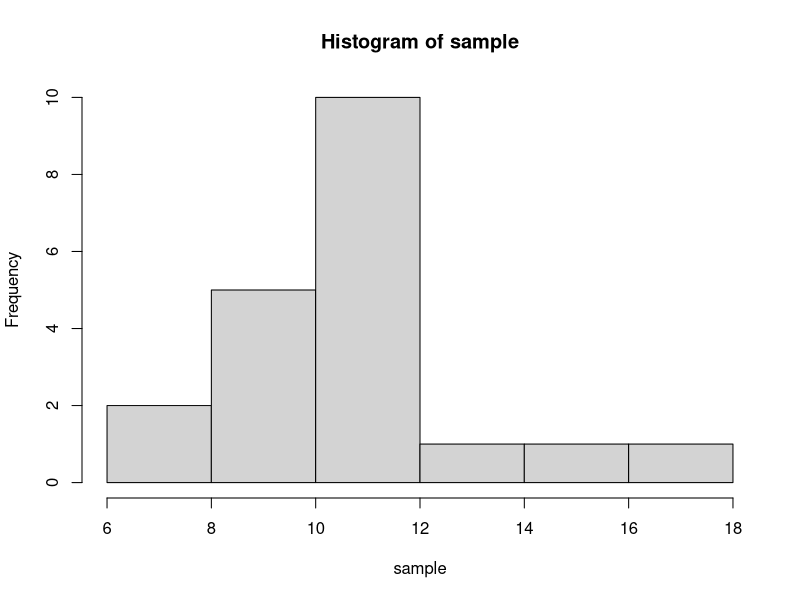
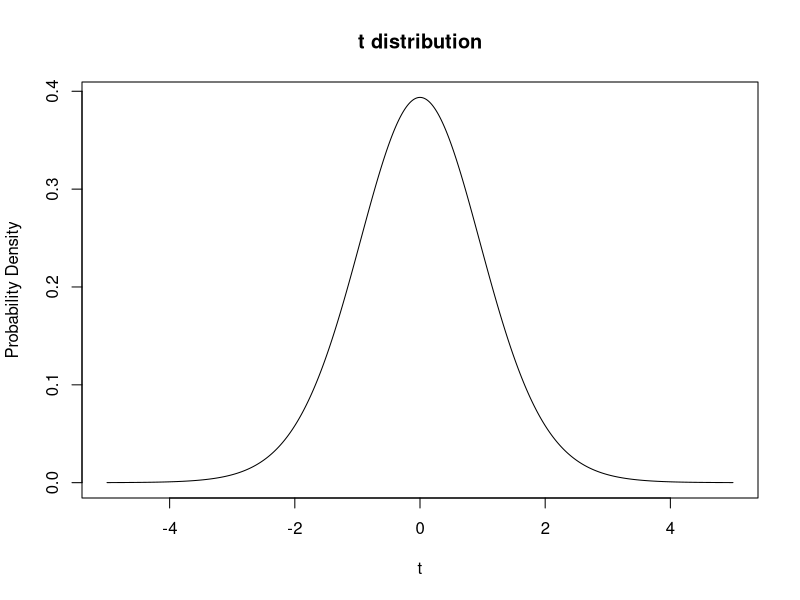
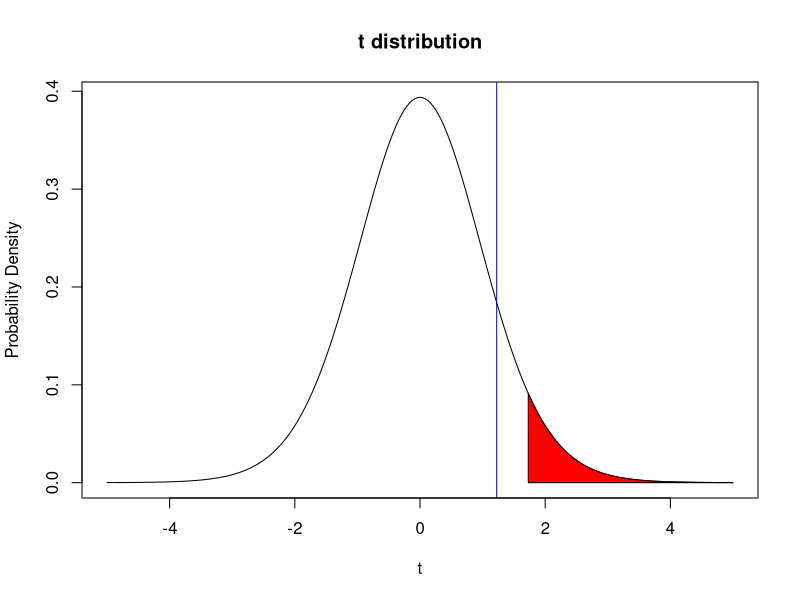
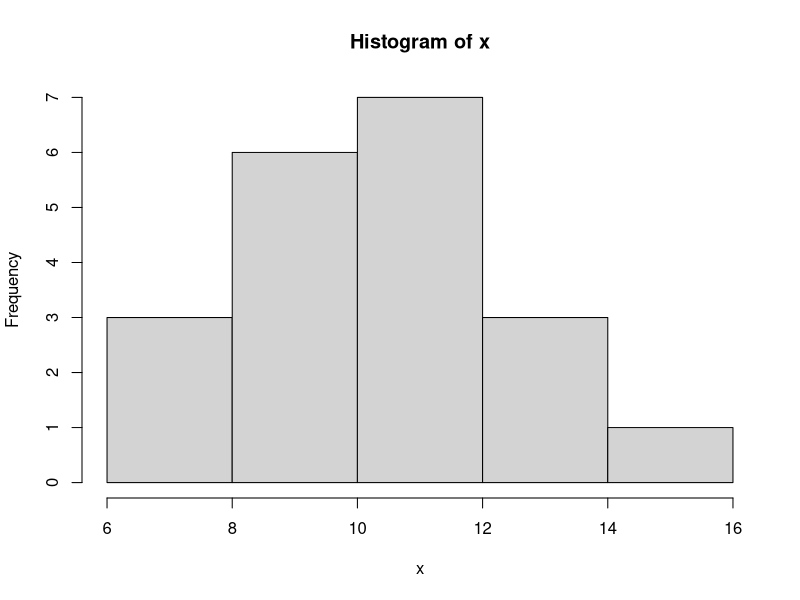
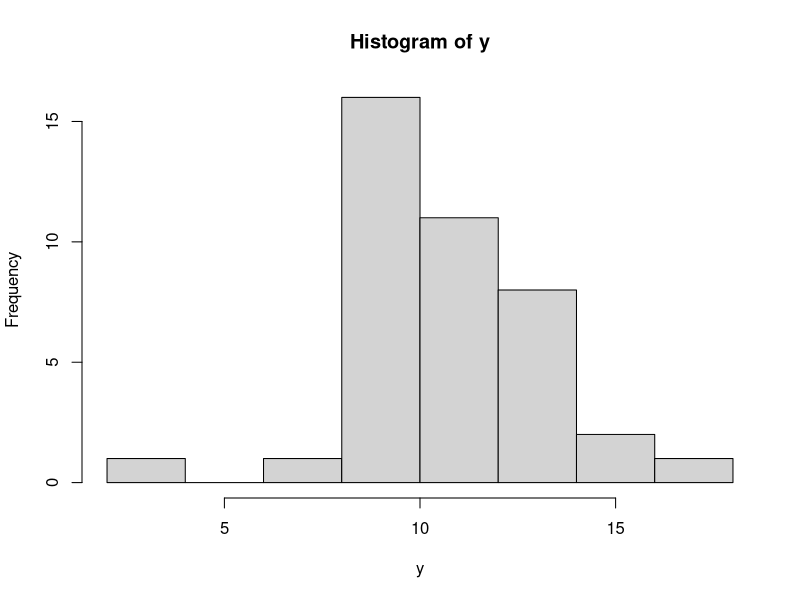
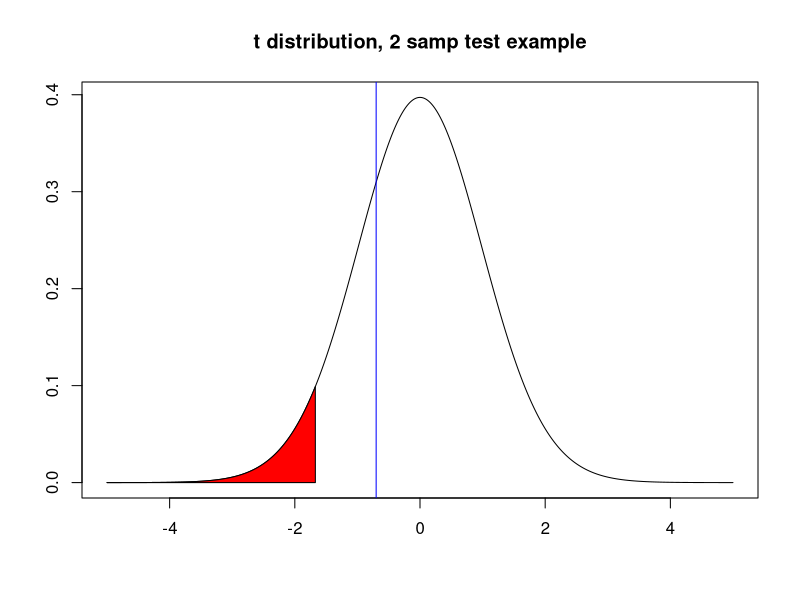
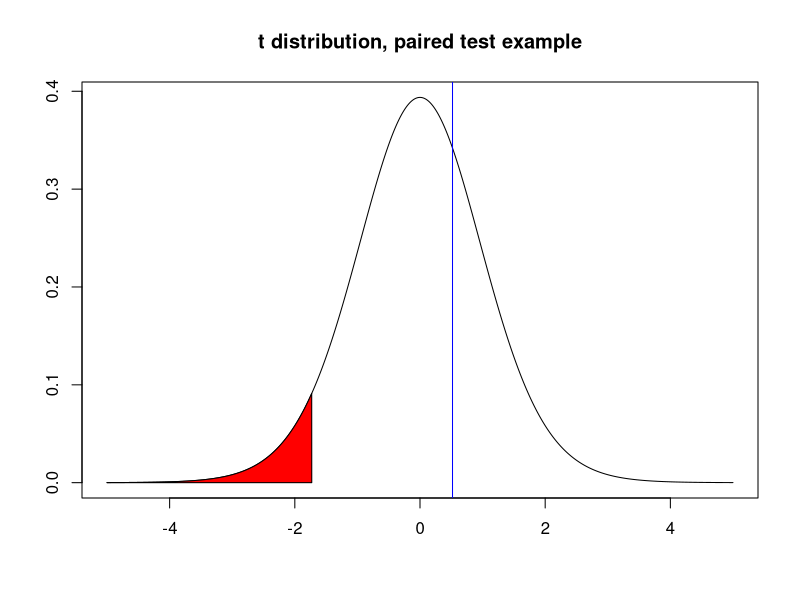

Here is the R script that generated these plots, in order:
## ---- chunk 1
# First set the sample size we are going to use when we draw our sample. Let's do a sample size of 20 and
# call the variable n
n = 20

# Create a sample to use via the rnorm command. Call this variable "sample".
# Give it a mean of 10 and a standard deviation of 2.5
# plot it in a histogram using hist()
sample = rnorm(n, mean = 10, sd = 2.5)

hist(sample)

# Quickly remake the t distribution, by copying the code we used last time. 
x = seq(-5,5,by = 0.001)
tdistr = dt(x,n-1)
plot(x,tdistr,type = "l",main = "t distribution",xlab = "t",ylab = "Probability Density")

# what's our t value and where is it on the distribution?  What do you predict for the result of
# the test?
obs_t = (mean(sample)-10)/(sd(sample)/sqrt(length(sample)))
plot(x,tdistr,type = "l",main = "t distribution",xlab = "t",ylab = "Probability Density") + polygon(c(x[x >= 1.73], max(x), 1.73), c(tdistr[x >= 1.73], 0, 0), col = "red")+ abline(v=obs_t, col="blue")
# R's t-test function is called t.test. run help(t.test) to get a feel for the function.

# do the t.test:
# remember, the mean of our null is 10 and we want to do a right, one-sided test (greater than).
t.test(sample,mu = 10,alternative="g")

# There are a lot of outputs, but for our purposes we want to focus on 
# the p-value. 
## ---- chunk 2
N_iter = 20000
h_out = 0
alpha = 0.05
for (i in 1:N_iter){
  x = rnorm(n, mean = 10, sd = 2.5)
  p=t.test(x,mu = 10,alternative = "g")[["p.value"]]
  if (p < alpha){
  h_out = h_out+1
  }
  }
# So what's the rate of type I error?

h_out/N_iter

# It should be close to our significance level!  If H0 is true and we
# reject the Null we are out in the tail of distribution by chance.  And
# alpha is the probability of that!
## ---- chunk 3
#Let's do sample sizes of x = 20 and y = 40 (same sd).

x = rnorm(20, mean = 10, sd = 2.5)
y = rnorm(40, mean = 11, sd = 2.5)

# Look at them using hist().

hist(x)
hist(y)
## ---- chunk 4
# Here I made the variances equal. In practice if we are using a two
# sample t test and allowing ourselves to assume equal variances then we
# compute what is called the pooled standard deviation. 

sp = ((length(x)-1)*sd(x)^2+(length(y)-1)*sd(y)^2)/(length(x)+length(y)-2)
sp = sqrt(sp)

# Then we need to think about our H0 for a moment.

# Let's say our H0 is that the population means are equal.ie mean(x)=mean(y).
# So we can calculate our t statistic as follows:
  
obs_t = (mean(x)-mean(y))/sqrt((sp^2)/length(x)+(sp^2)/length(y))

# Now we need to think about our Ha.  Let's say we thought it might be the
# case that mean(x) < mean(y), That means our t stat would be out there in the left
# tail of the distribution.  Think about an extreme case where we would feel confident
# in saying mean(x) < mean(y).  Imagine mean(x) was 0 and
# mean(y) was 1000.  If the samples were large and xbar ~mean(x) and ybar ~mean(y) then
# tstat would be large and negative! This means to the left.

# Ok so what does our t distribution look like?  Where does our observed
# value of t land?  What does that imply for our testing?

s = seq(-5,5,by=.001)
tdistr = dt(s,length(x)+length(y)-2)
crit = abs(qt(p = 0.05, df = length(x)+length(y)-2))
plot(s,tdistr,type = "l",main = "t distribution, 2 samp test example",xlab = "",ylab = "") + polygon(c(s[s <= -crit], -crit, -crit), c(tdistr[s <= -crit], 0, 0), col = "red") + abline(v=obs_t, col="blue")

# Ok now use the t.test to perform a two-sample t-test. We do not need to set mu, instead we need to 
# input both samples into t.test(). We also need to specify that the variances of our samples are 
# equal and that we want a "left" or "lesser" one-sided t-test. 
t.test(x,y,var.equal=TRUE, alternative = "l")

# Do the results of the t-test confirm your suspicions?
## ---- chunk 5
# Ok we need two samples again. Let's call them x and y again. 
# Set both sample sizes to 200. Set the mean of one of x to 10 and the mean of y to 11. 
# Standard deviation for both is 2.5

x = rnorm(n, mean = 10, sd = 2.5)
y = rnorm(n, mean = 11, sd = 2.5)

# Ok, so what are our diffs? does the order matter? In this case our HA is that mean(x)<mean(y), so we 
# are going to calculate the diffs as x-y with our expectation being that there will be a negative 
# difference if the null is false. 
  
the_diffs=x-y

# What's our H0?  Let's say it is that the means are equal again.

# What's our t stat?

obs_t = mean(the_diffs)/(sd(the_diffs)/sqrt(length(the_diffs)))

# What does our t distribution look like? Where is our observed t value?
# What's the likely outcome of our test?

s=seq(-5,5,by=.001)
  
tdistr = dt(s,length(the_diffs)-1)
crit = abs(qt(p = 0.05, df = length(the_diffs)-1))
plot(s,tdistr,type = "l",main = "t distribution, paired test example",xlab = "",ylab = "") + polygon(c(s[s <= -crit], -crit, -5), c(tdistr[s <= -crit], 0, 0), col = "red") + abline(v=obs_t, col="blue")

# What's our Ha?  Let's say that it is mean(x)<mean(y), so we need to look at a
# rejection region in the left tail of the distribution.
# Ok, do the test. It's t.test again but this time we are going to specify that they are paired. 

t.test(x,y,paired = TRUE, alternative = "l")
